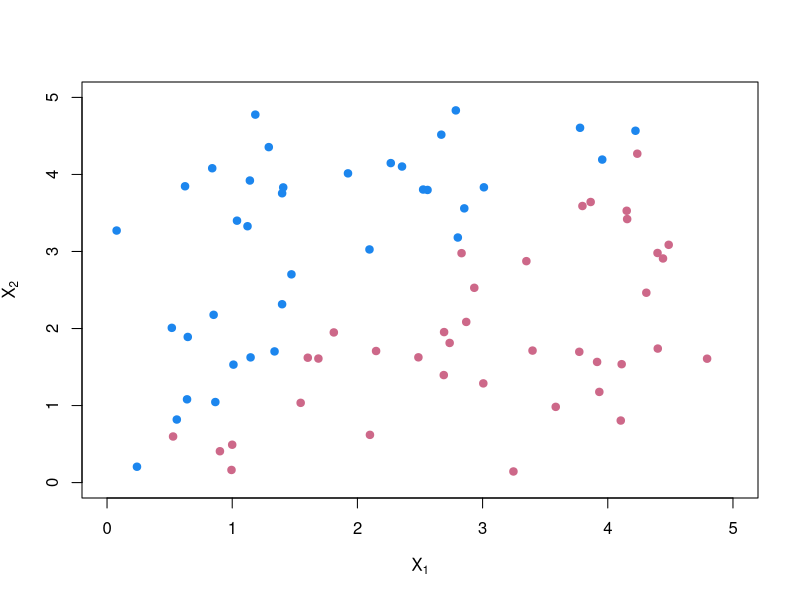
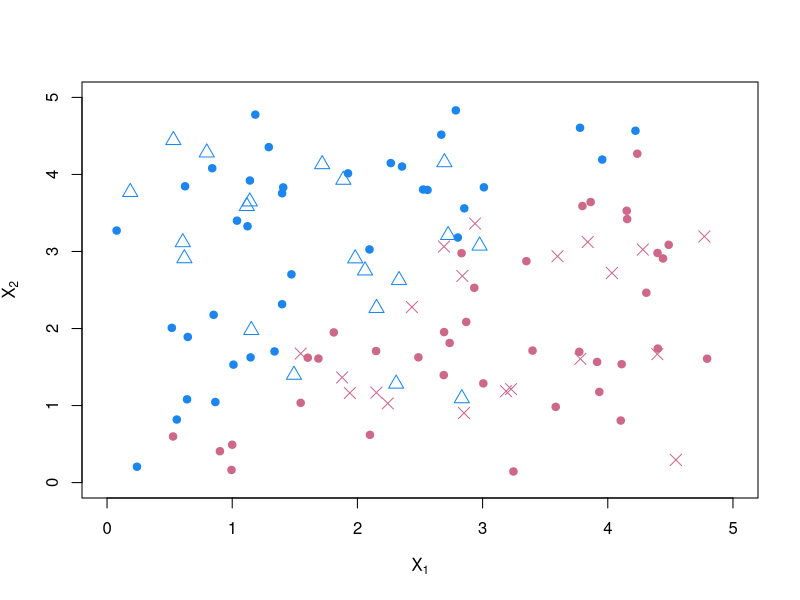

These figures' R source, in order:
library(e1071)
library(ggplot2)

## Taken from : 'https://github.com/xw1120/My-Solutions-to-ISLR/blob/master/ch9/ch9.Rmd'

set.seed(3)
t1 = runif(60, 0, 5)
t2 = runif(60, 0, 5)
ind = t2 - t1 > -0.2
x1 = t1[ind]; x2 = t2[ind]
y = rep(1, sum(ind))
t1 = runif(60, 0, 5)
t2 = runif(60, 0, 5)
ind = t2 - t1 < 0.2
x1 = c(x1, t1[ind]); x2 = c(x2, t2[ind])
y = c(y, rep(-1, sum(ind)))
# y = c(rep(1, 30), rep(-1, 30))
plot(0, 0, type="n", xlim=c(0, 5), ylim = c(0, 5), xlab = expression(X[1]), ylab = expression(X[2]))
points(x1[y==1], x2[y==1], pch = 20, cex = 1.5, col = "dodgerblue2")
points(x1[y==-1], x2[y==-1], pch = 20, cex = 1.5, col = "palevioletred3")

## Fitting and predicting

set.seed(1)

tune.out = tune(svm, y~., data = data.frame(x1,x2, y = factor(y)), kernel = 'linear', ranges = list(cost = c(0.1, 1, 10, 100, 1000)))

summary(tune.out)

bestmod = tune.out$best.model

summary(bestmod)

# Increasing cost beyond to 100 and beyond does not decrease the misclassification

## Test data 
# Again taken from : 'https://github.com/xw1120/My-Solutions-to-ISLR/blob/master/ch9/ch9.Rmd' God bless you sir/madam

set.seed(1)
test.x1 = c(runif(20, 0, 3), runif(20, 1.5, 5))
test.x2 = c(runif(20, 1, 5), runif(20, 0, 3.5))
test.y = c(rep(1, 20), rep(-1, 20))
plot(0, 0, type="n", xlim=c(0, 5), ylim = c(0, 5), xlab = expression(X[1]), ylab = expression(X[2]))
points(x1[y==1], x2[y==1], pch = 20, cex = 1.5, col = "dodgerblue2")
points(x1[y==-1], x2[y==-1], pch = 20, cex = 1.5, col = "palevioletred3")
points(test.x1[test.y==1], test.x2[test.y==1], pch = 2, cex = 1.5, col = "dodgerblue2")
points(test.x1[test.y==-1], test.x2[test.y==-1], pch = 4, cex = 1.5, col = "palevioletred3")
# legend("topright", legend = c("Training:class 1", "Training: class -1", "Test: class 1", "Test: class -1"), col = c("dodgerblue2","palevioletred3","dodgerblue2","palevioletred3"), pch = c(20,20,2,4))

## Checking various values of cost

cost = c(0.1, 1, 10, 100, 1000)

dat = data.frame(x1, x2, y = factor(y))

testdat = data.frame(x1 = test.x1, x2 = test.x2, y = factor(test.y))

errors = rep(0, 5)

for(i in 1:5){
  
  svmfit = svm(y~., data = data.frame(x1, x2, y = factor(y)), kernel = 'linear', cost = cost[i])
  
  errors[i] = mean(predict(svmfit, newdata = testdat) == test.y)
  
}

# Costs 0.1, 1 and 1000 have the same accuracy
# Accuracy decreases at 10 and again increases at 100